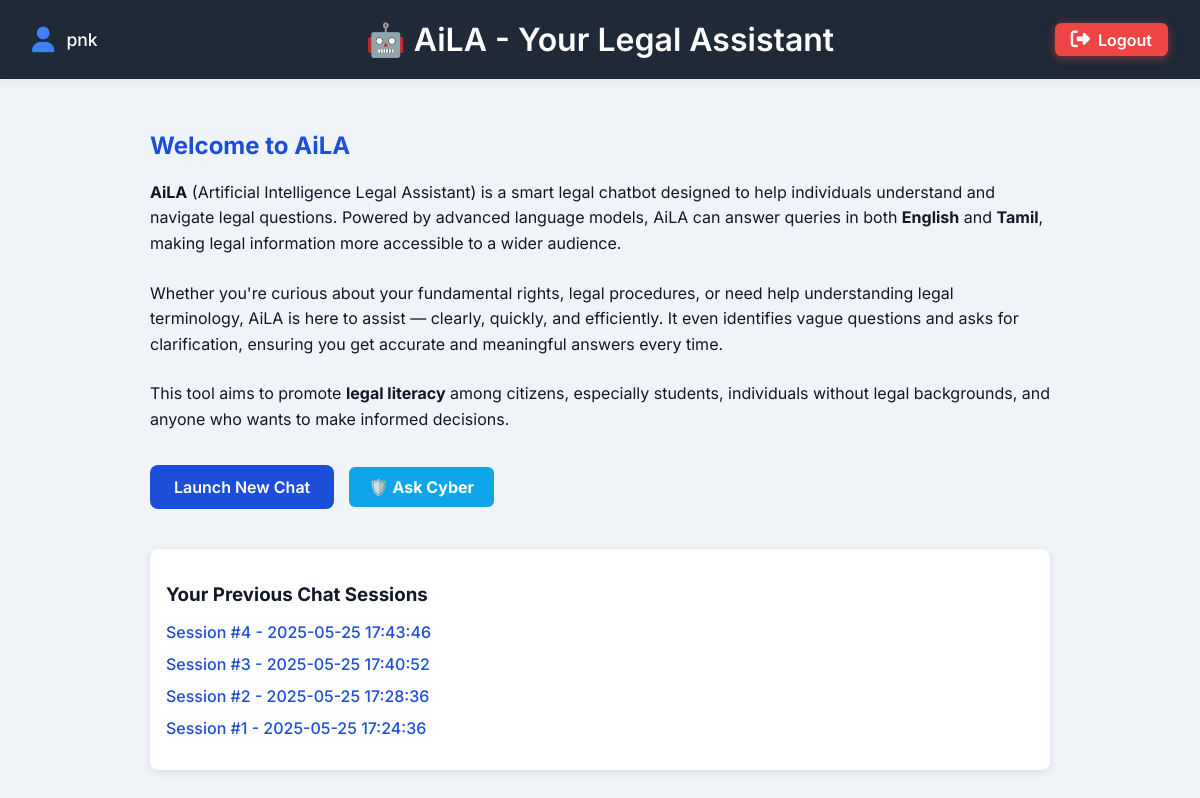
The app's page /dashboard (signed in) with its own data.
### tables this page shows
CREATE TABLE users (
            id INTEGER PRIMARY KEY AUTOINCREMENT,
            username TEXT UNIQUE NOT NULL,
            password_hash TEXT NOT NULL
        );

CREATE TABLE chat_sessions (
            id INTEGER PRIMARY KEY AUTOINCREMENT,
            user_id INTEGER NOT NULL,
            created_at DATETIME DEFAULT CURRENT_TIMESTAMP,
            FOREIGN KEY(user_id) REFERENCES users(id)
        );

### app.py (the view)
@app.route('/dashboard')
@login_required
def dashboard():
    user = get_user_by_id(session['user_id'])
    db = get_db()
    sessions = db.execute(
        "SELECT id, created_at FROM chat_sessions WHERE user_id = ? ORDER BY created_at DESC",
        (user['id'],)
    ).fetchall()
    return render_template('dashboard.html', username=user['username'], sessions=sessions)

### app.py (called while the page is built)
def get_db():
    db = getattr(g, '_database', None)
    if db is None:
        db = g._database = sqlite3.connect(DATABASE)
        db.row_factory = sqlite3.Row
    return db

@app.teardown_appcontext
def close_connection(exception):
    db = getattr(g, '_database', None)
    if db is not None:
        db.close()

def get_user_by_id(user_id):
    db = get_db()
    return db.execute("SELECT * FROM users WHERE id = ?", (user_id,)).fetchone()

def login_required(f):
    from functools import wraps
    @wraps(f)
    def decorated_function(*args, **kwargs):
        if 'user_id' not in session:
            return redirect(url_for('login'))
        return f(*args, **kwargs)
    return decorated_function

### templates/dashboard.html (shortened to what this page needs)
<!DOCTYPE html>
<html lang="en">
<head>
  <link rel="stylesheet" href="https://cdnjs.cloudflare.com/ajax/libs/font-awesome/6.7.2/css/all.min.css"
 />
</head>
<body>
  <header>
    <div class="profile">
      <i class="fa-solid fa-user"></i>
      {{ username }}
    </div>
    <div class="title">🤖 AiLA - Your Legal Assistant</div>
    <a href="{{ url_for('logout') }}" class="logout-button">
      <i class="fa-solid fa-right-from-bracket"></i> Logout
    </a>
  </header>
  <div class="container">
    <h2>Welcome to AiLA</h2>
    <p>
      <strong>AiLA</strong> (Artificial Intelligence Legal Assistant) is a smart legal chatbot designed to help
      individuals understand and navigate legal questions.
      Powered by advanced language models, AiLA can answer queries in both <strong>English</strong> and
      <strong>Tamil</strong>, making legal information more accessible to a wider audience.
    </p>
    <p>
      Whether you're curious about your fundamental rights, legal procedures, or need help understanding legal
      terminology, AiLA is here to assist — clearly, quickly, and efficiently.
      It even identifies vague questions and asks for clarification, ensuring you get accurate and meaningful
      answers every time.
    </p>
    <p>
      This tool aims to promote <strong>legal literacy</strong> among citizens, especially students, individuals without
      legal backgrounds, and anyone who wants to make informed decisions.
    </p>
    <a href="{{ url_for('chat') }}" class="button">Launch New Chat</a>
    <a href="{{ url_for('ask_cyber') }}" class="cyber-btn">🛡️ Ask Cyber</a>
    <div class="chat-list">
      <h3>Your Previous Chat Sessions</h3>
      {% if sessions %}
      <ul>
        {% for session in sessions %}
        <li>
          <a href="{{ url_for('view_chat', session_id=session.id) }}" class="chat-link">
            Session #{{ session.id }} - {{ session.created_at }}
          </a>
        </li>
        {% endfor %}
      </ul>
      {% else %}
      <p>No previous chat sessions found.</p>
      {% endif %}
    </div>
  </div>
</body>
</html>

### templates/dashboard.html (style rules this page uses)
body { margin: 0; font-family: "Inter", sans-serif; background-color: #f0f4f8; color: #111827; }
header { position: relative; background-color: #1f2937; color: white; padding: 1.25rem 3rem; font-size: 2rem; font-weight: 600; box-shadow: 0 4px 12px rgba(0, 0, 0, 0.05); display: flex; align-items: center; justify-content: center; }
header .title { flex: 1; text-align: center; font-weight: 600; font-size: 2rem; }
.profile { position: absolute; left: 2rem; display: flex; align-items: center; gap: 0.75rem; font-size: 1.1rem; font-weight: 500; cursor: default; }
.profile i { font-size: 1.6rem; color: #3b82f6; }
.logout-button { position: absolute; right: 2rem; background-color: #ef4444; color: white; padding: 0.4rem 1rem; font-weight: 600; font-size: 1rem; border-radius: 0.4rem; text-decoration: none; box-shadow: 0 2px 8px rgba(239, 68, 68, 0.5); display: flex; align-items: center; gap: 0.5rem; transition: background-color 0.3s ease; }
.logout-button i { font-size: 1.2rem; }
.container { padding: 2rem; max-width: 900px; margin: auto; }
h2 { color: #1d4ed8; }
p { line-height: 1.6; margin-bottom: 1.5rem; }
.button { display: inline-block; padding: 0.75rem 1.5rem; background-color: #1d4ed8; color: white; border: none; border-radius: 0.5rem; font-size: 1rem; font-weight: 600; text-decoration: none; transition: background 0.3s; margin-right: 10px; }
.chat-list { margin-top: 2rem; padding: 1rem; background: white; border-radius: 0.5rem; box-shadow: 0 2px 8px rgba(0, 0, 0, 0.1); }
.chat-list h3 { margin-bottom: 1rem; }
.chat-list ul { list-style: none; padding-left: 0; }
.chat-list li { margin-bottom: 0.75rem; }
.chat-link { text-decoration: none; color: #1d4ed8; font-weight: 500; }
.cyber-btn { display: inline-block; margin: 10px 0; padding: 10px 20px; background-color: #0ea5e9; color: white; text-decoration: none; border-radius: 6px; font-weight: bold; }

### records on screen
users: username "pnk"
chat_sessions: id "4", created_at "2025-05-25 17:43:46"
chat_sessions: id "3", created_at "2025-05-25 17:40:52"
chat_sessions: id "2", created_at "2025-05-25 17:28:36"
chat_sessions: id "1", created_at "2025-05-25 17:24:36"
